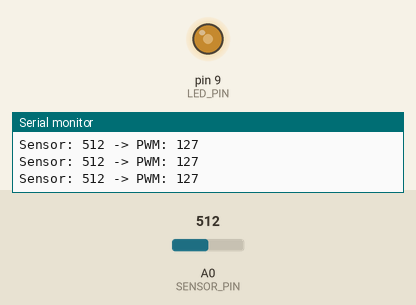
This sketch was run on a simulated Arduino Uno, built with avr-gcc and run on an emulated ATmega328P. On the bench: output pins drawn as LEDs (lit = HIGH), the last lines printed to the serial monitor. The test bench sets the inputs (shaded band); at power-on: A0 (SENSOR_PIN) = 512.

Above: at 1.2 s.
1.3 s: A0 (SENSOR_PIN) set to 110
At 2.5 s:
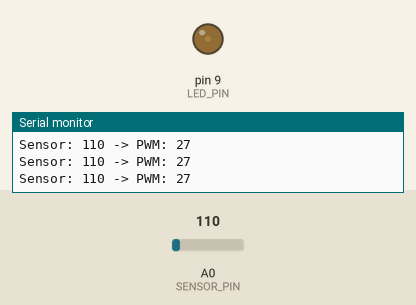
2.8 s: A0 (SENSOR_PIN) set to 93
At 3.1 s:
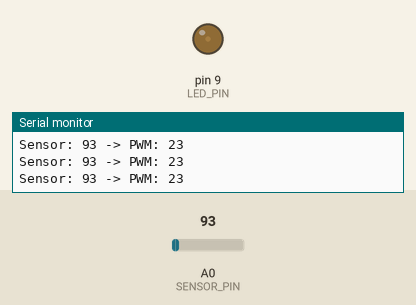
4.3 s: A0 (SENSOR_PIN) set to 716
At 5.4 s:
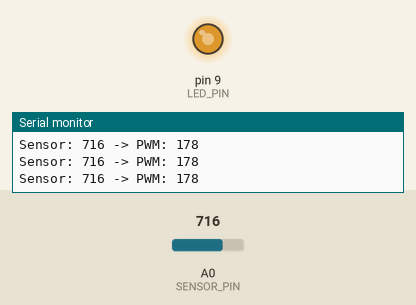
5.8 s: A0 (SENSOR_PIN) set to 44
At 7.0 s:
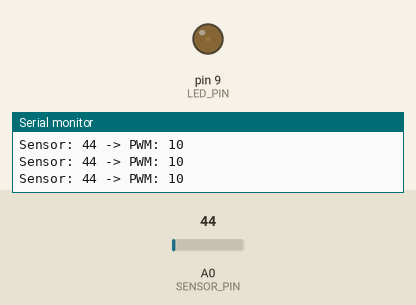
7.3 s: A0 (SENSOR_PIN) set to 36
At 7.8 s:
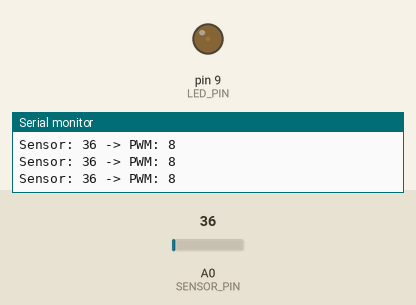
8.8 s: A0 (SENSOR_PIN) set to 900
At 10.0 s:
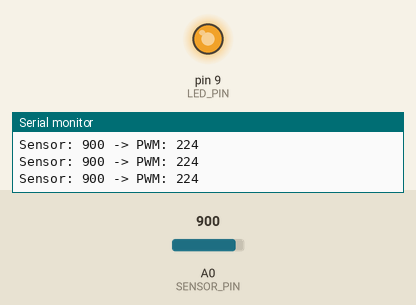
Timing chart, 0 to 11.3 s (numbered marks = the images above; inputs shaded):
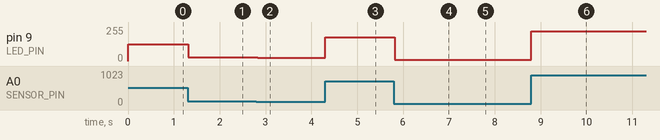

Measured:
- after the input at 1.3 s, pin 9 (LED_PIN): 127/255 → 27/255 at once
- after the input at 2.8 s, pin 9 (LED_PIN): 27/255 → 23/255 at once
- after the input at 4.3 s, pin 9 (LED_PIN): 23/255 → 178/255 at once
- after the input at 5.8 s, pin 9 (LED_PIN): 178/255 → 10/255 at once
- after the input at 7.3 s, pin 9 (LED_PIN): 10/255 → 8/255 at once
- after the input at 8.8 s, pin 9 (LED_PIN): 8/255 → 224/255 at once

The sketch:

sensor_pwm_control.ino
```cpp
/*
  Session 3 Practice — Sensor (ADC) Controls LED Brightness (PWM)
  Potentiometer wiper -> A0 | outer pins -> 5V and GND
  LED -> D9 (~PWM pin, through 220ohm resistor) -> GND
*/

const int SENSOR_PIN = A0;
const int LED_PIN = 9;

void setup() {
  pinMode(LED_PIN, OUTPUT);
  Serial.begin(9600);
}

void loop() {
  int sensorValue = analogRead(SENSOR_PIN);          // 0-1023
  int pwmValue = map(sensorValue, 0, 1023, 0, 255);  // rescale to PWM range
  analogWrite(LED_PIN, pwmValue);

  Serial.print("Sensor: ");
  Serial.print(sensorValue);
  Serial.print(" -> PWM: ");
  Serial.println(pwmValue);

  delay(50);
}
```
